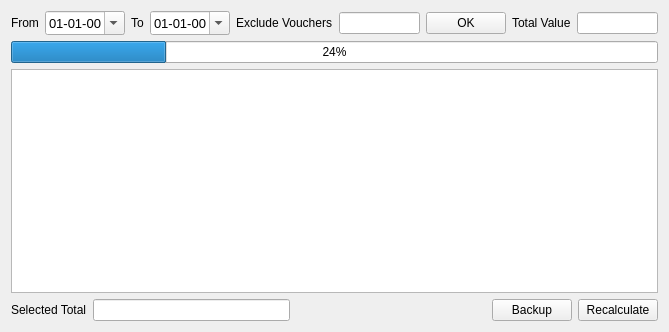
<?xml version="1.0" encoding="UTF-8"?>
<ui version="4.0">
 <class>SalesAdjustmentWidget</class>
 <widget class="QWidget" name="SalesAdjustmentWidget">
  <property name="geometry">
   <rect>
    <x>0</x>
    <y>0</y>
    <width>669</width>
    <height>332</height>
   </rect>
  </property>
  <property name="windowTitle">
   <string>Form</string>
  </property>
  <layout class="QVBoxLayout" name="verticalLayout">
   <item>
    <layout class="QHBoxLayout" name="horizontalLayout">
     <item>
      <widget class="QLabel" name="label">
       <property name="text">
        <string>From</string>
       </property>
      </widget>
     </item>
     <item>
      <widget class="QDateEdit" name="fromDate">
       <property name="minimumSize">
        <size>
         <width>80</width>
         <height>0</height>
        </size>
       </property>
       <property name="font">
        <font>
         <pointsize>10</pointsize>
        </font>
       </property>
       <property name="displayFormat">
        <string>dd-MM-yy</string>
       </property>
       <property name="calendarPopup">
        <bool>true</bool>
       </property>
      </widget>
     </item>
     <item>
      <widget class="QLabel" name="label_2">
       <property name="text">
        <string>To</string>
       </property>
      </widget>
     </item>
     <item>
      <widget class="QDateEdit" name="toDate">
       <property name="minimumSize">
        <size>
         <width>80</width>
         <height>0</height>
        </size>
       </property>
       <property name="font">
        <font>
         <pointsize>10</pointsize>
        </font>
       </property>
       <property name="displayFormat">
        <string>dd-MM-yy</string>
       </property>
       <property name="calendarPopup">
        <bool>true</bool>
       </property>
      </widget>
     </item>
     <item>
      <widget class="QLabel" name="label_5">
       <property name="text">
        <string>Exclude Vouchers</string>
       </property>
      </widget>
     </item>
     <item>
      <widget class="QLineEdit" name="exclVoucherLineEdit"/>
     </item>
     <item>
      <widget class="QPushButton" name="okButton">
       <property name="text">
        <string>OK</string>
       </property>
      </widget>
     </item>
     <item>
      <widget class="QLabel" name="label_3">
       <property name="text">
        <string>Total Value</string>
       </property>
      </widget>
     </item>
     <item>
      <widget class="QLineEdit" name="totalLineEdit"/>
     </item>
    </layout>
   </item>
   <item>
    <widget class="QProgressBar" name="progressBar">
     <property name="value">
      <number>24</number>
     </property>
    </widget>
   </item>
   <item>
    <widget class="QTableWidget" name="tableWidget"/>
   </item>
   <item>
    <layout class="QHBoxLayout" name="horizontalLayout_4">
     <item>
      <widget class="QLabel" name="label_4">
       <property name="text">
        <string>Selected Total</string>
       </property>
      </widget>
     </item>
     <item>
      <widget class="QLineEdit" name="totalSelectedLineEdit"/>
     </item>
     <item>
      <spacer name="horizontalSpacer_2">
       <property name="orientation">
        <enum>Qt::Horizontal</enum>
       </property>
       <property name="sizeHint" stdset="0">
        <size>
         <width>40</width>
         <height>20</height>
        </size>
       </property>
      </spacer>
     </item>
     <item>
      <widget class="QPushButton" name="backupPushButton">
       <property name="text">
        <string>Backup</string>
       </property>
      </widget>
     </item>
     <item>
      <widget class="QPushButton" name="recalculatePushButton">
       <property name="text">
        <string>Recalculate</string>
       </property>
      </widget>
     </item>
    </layout>
   </item>
  </layout>
 </widget>
 <resources/>
 <connections/>
</ui>
